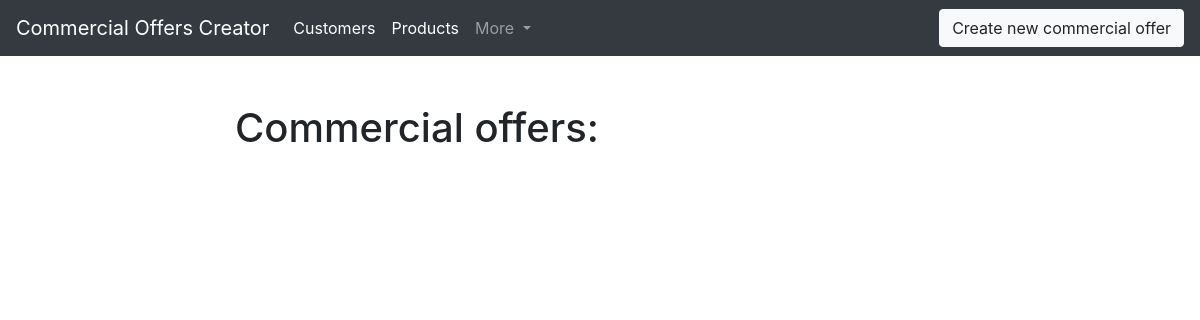
/COC/, run on an earlier commit of the app's database.
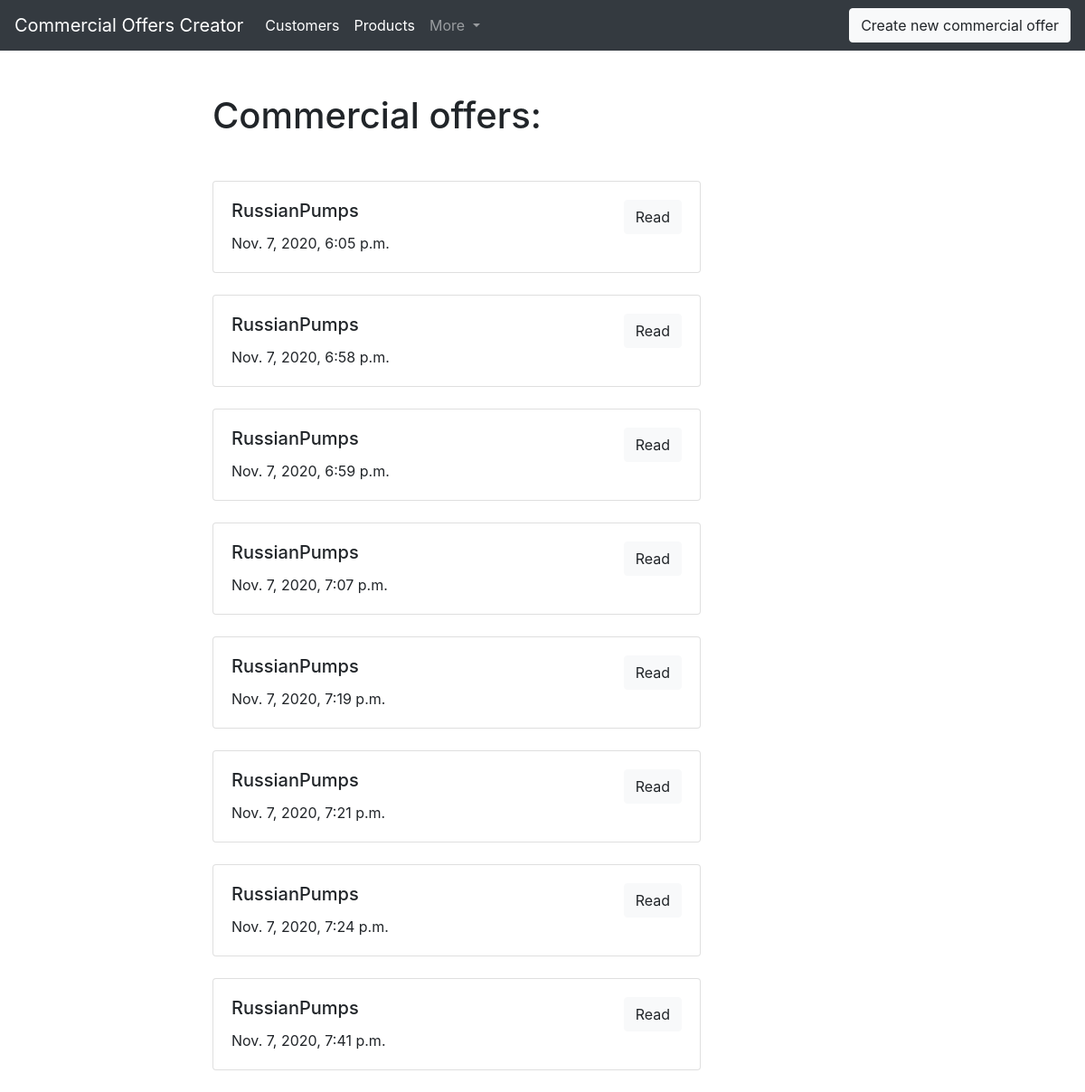
And on a later commit of the database.
### COC/models.py (models this page shows, shortened)
class CommercialOffer(models.Model):
    id = models.AutoField(primary_key=True) #id==articul
    creation_date = models.DateTimeField(auto_now_add=True)
    customer = models.ForeignKey(Customer, on_delete = models.CASCADE, blank=True)
    products = models.ManyToManyField('Product', blank=True)
    total = models.DecimalField(decimal_places=2, max_digits=10, blank=True, null=True)
    def get_absolut_url(self):
        return reverse('commercial_offer_ditail_url', kwargs={'id': self.id})

class Customer(models.Model):
    denomination = models.CharField(max_length=150, db_index=True)
    id = models.AutoField(primary_key=True)
    address = models.CharField(max_length=150)
    index = models.CharField(max_length=6)
    telephone = models.CharField(max_length=11)
    contactPersonPhoneNumber = models.CharField(max_length=11, blank=True)
    contactPersonEmail = models.CharField(max_length=50, blank=True)
    price_group_discounts = models.ManyToManyField('PriceGroupDiscount', blank=True)

### COC/views.py (the view)
# urls.py: path('', commercial_offers, name='commercial_offers_list_url'),
def commercial_offers(request):
    commercialoffers = CommercialOffer.objects.all()
    return render(request, 'COC/commercial_offers_list.html', context={'commercialoffers': commercialoffers})

### COC/templates/COC/commercial_offers_list.html (shortened to what this page needs)
{% extends 'COC/base_COC.html' %}
{% block content %}
  <h1 class="mb-5">Commercial offers:</h1>
  {% for commercialoffer in commercialoffers %}
    {% include 'COC/includes/commercial_offer_card_template.html' %}
  {% endfor %}
{% endblock %}

### COC/templates/COC/includes/commercial_offer_card_template.html
<div class="card mb-4">
  <div class="card-body">
    <div class="row">
      <div class="col-sm-6">
        <h5 class="card-title">{{commercialoffer.customer.denomination}}</h5>
        <p class="card-text">{{commercialoffer.creation_date}}</p>
      </div>
      <div class="col-sm-6 text-right">
        <a href="{{ commercialoffer.get_absolut_url }}" class="btn btn-light">Read</a>
      </div>
    </div>
  </div>
</div>

What changed in the data, as far as the page shows it:
added CommercialOffer: customer.denomination "RussianPumps", creation_date "Nov. 7, 2020, 6:05 p.m."
added CommercialOffer: customer.denomination "RussianPumps", creation_date "Nov. 7, 2020, 6:58 p.m."
added CommercialOffer: customer.denomination "RussianPumps", creation_date "Nov. 7, 2020, 6:59 p.m."
added CommercialOffer: customer.denomination "RussianPumps", creation_date "Nov. 7, 2020, 7:07 p.m."
added CommercialOffer: customer.denomination "RussianPumps", creation_date "Nov. 7, 2020, 7:19 p.m."
added CommercialOffer: customer.denomination "RussianPumps", creation_date "Nov. 7, 2020, 7:21 p.m."
added CommercialOffer: customer.denomination "RussianPumps", creation_date "Nov. 7, 2020, 7:24 p.m."
added CommercialOffer: customer.denomination "RussianPumps", creation_date "Nov. 7, 2020, 7:41 p.m."
